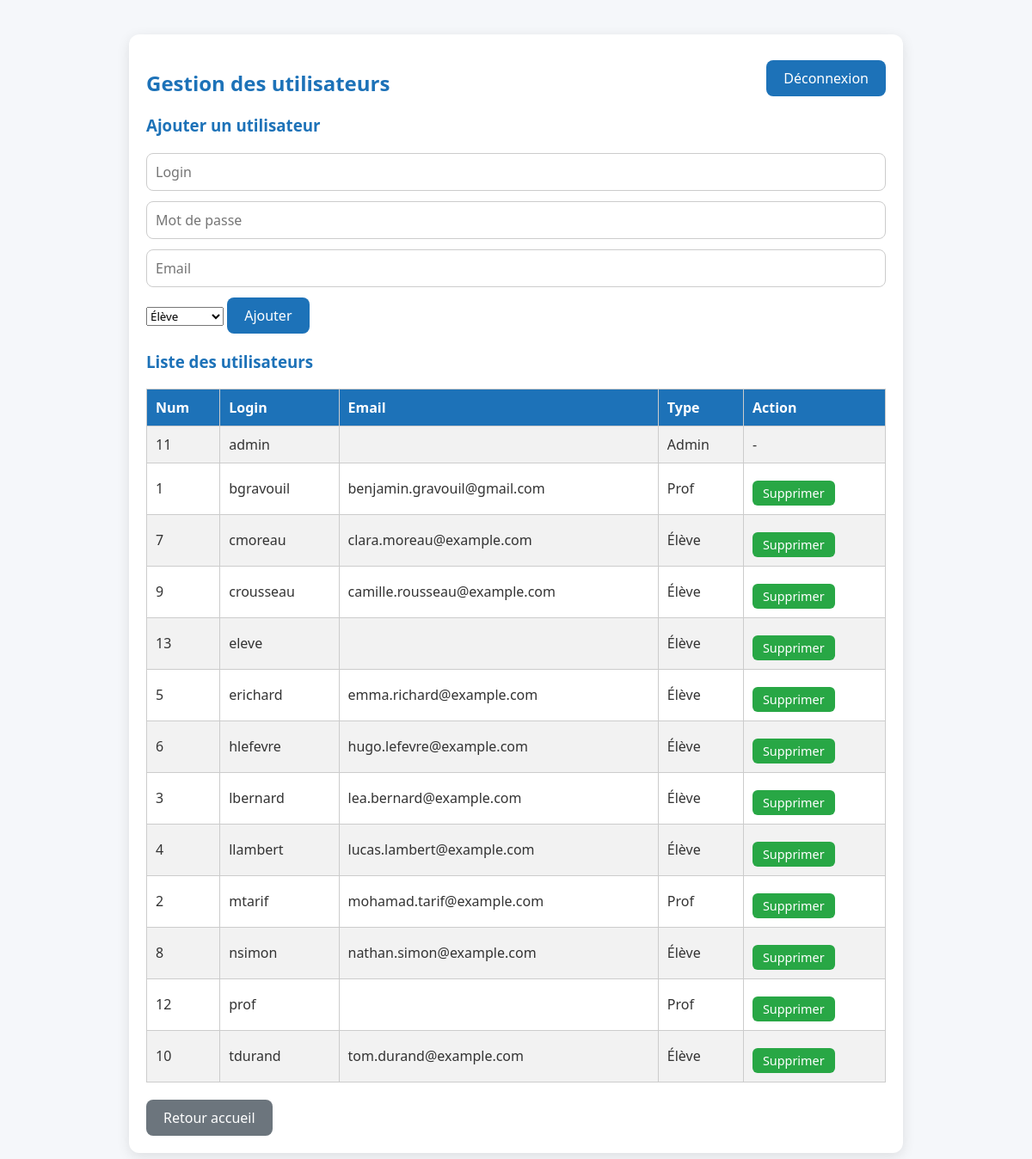
Page /stage/admin_utilisateur.php (signed in) on the committed database.
### tables this page shows
CREATE TABLE `utilisateur` (
  `num` int(10) NOT NULL,
  `nom` varchar(100) DEFAULT NULL,
  `prenom` varchar(100) DEFAULT NULL,
  `tel` int(20) DEFAULT NULL,
  `login` varchar(100) DEFAULT NULL,
  `motdepasse` varchar(100) DEFAULT NULL,
  `type` int(1) DEFAULT NULL,
  `email` varchar(100) DEFAULT NULL,
  `option` int(1) NOT NULL COMMENT '0 pour ELEVE; 1 pour PROF',
  `num_stage` int(10) DEFAULT NULL
);

### stage/admin_utilisateur.php (the view, shortened to what this page needs)
<?php
include '_conf.php';
$bdd = mysqli_connect($serveurBDD, $userBDD, $mdpBDD, $nomBDD);
$result_users = mysqli_query($bdd, "SELECT * FROM utilisateur ORDER BY login ASC");
?>
<!DOCTYPE html>
<html lang="fr">
<head>
    <link rel="stylesheet" href="style.css">
</head>
<body>
<div class="container">
    <form method="post">
        <button type="submit" name="byebye" class="logout-btn">Déconnexion</button>
    </form>
    <h2>Gestion des utilisateurs</h2>
    <h3>Ajouter un utilisateur</h3>
    <form method="post" class="user-form">
        <input type="text" name="login" placeholder="Login" required>
        <input type="password" name="mdp" placeholder="Mot de passe" required>
        <input type="email" name="email" placeholder="Email" required>
        <select name="type" required>
            <option value="0">Élève</option>
        </select>
        <input type="submit" name="add_user" value="Ajouter">
    </form>
    <h3>Liste des utilisateurs</h3>
    <table class="user-table">
        <tr>
            <th>Num</th>
            <th>Login</th>
            <th>Email</th>
            <th>Type</th>
            <th>Action</th>
        </tr>
        <?php while($user = mysqli_fetch_assoc($result_users)): ?>
        <tr>
            <td><?php echo $user['num']; ?></td>
            <td><?php echo $user['login']; ?></td>
            <td><?php echo $user['email']; ?></td>
            <td>
                <?php
                    echo $user['type']==0?'Élève':($user['type']==1?'Prof':'Admin');
                ?>
            </td>
            <td>
                <?php if($user['num'] != $_SESSION['id']):  ?>
                <a href="?delete=<?php echo $user['num']; ?>" class="btn-small delete-btn" onclick="return confirm('Supprimer cet utilisateur ?');">Supprimer</a>
                <?php else: ?>
                -
                <?php endif; ?>
            </td>
        </tr>
        <?php endwhile; ?>
    </table>
    <a href="accueuil.php" class="btn-secondary">Retour accueil</a>
</div>
</body>
</html>

### stage/style.css (style rules this page uses)
* { box-sizing: border-box; font-family: 'Segoe UI', Tahoma, Geneva, Verdana, sans-serif; }
body { margin: 0; padding: 0; background: #f5f7fa; color: #333; }
a { text-decoration: none; color: #1d72b8; }
.container { max-width: 900px; margin: 40px auto; padding: 20px; background: #fff; border-radius: 12px; box-shadow: 0 4px 15px rgba(0,0,0,0.1); }
h1, h2, h3, h4 { color: #1d72b8; }
form { margin: 20px 0; }
input[type="text"], input[type="password"], input[type="email"], textarea { width: 100%; padding: 10px; margin-bottom: 12px; border: 1px solid #ccc; border-radius: 8px; font-size: 1rem; transition: border 0.3s; }
input[type="submit"], button { background: #1d72b8; color: #fff; padding: 10px 20px; border: none; border-radius: 8px; font-size: 1rem; cursor: pointer; transition: background 0.3s; }
.btn-small { display: inline-block; padding: 5px 12px; font-size: 0.9rem; background: #28a745; color: #fff; border-radius: 6px; margin-top: 10px; text-align: center; }
.btn-secondary { display: inline-block; padding: 10px 20px; background: #6c757d; color: #fff; border-radius: 8px; }
.logout-btn { float: right; margin-top: -10px; margin-bottom: 20px; }
table { width: 100%; border-collapse: collapse; margin-bottom: 20px; }
table th, table td { padding: 10px; border: 1px solid #ccc; text-align: left; }
table th { background: #1d72b8; color: #fff; }
table tr:nth-child(even) { background: #f2f2f2; }

### rows in the picture
utilisateur: num "11", login "admin", type "Admin"
utilisateur: num "1", login "bgravouil", email "benjamin.gravouil@gmail.com", type "Prof"
utilisateur: num "7", login "cmoreau", email "clara.moreau@example.com", type "Élève"
utilisateur: num "9", login "crousseau", email "camille.rousseau@example.com", type "Élève"
utilisateur: num "13", login "eleve", type "Élève"
utilisateur: num "5", login "erichard", email "emma.richard@example.com", type "Élève"
utilisateur: num "6", login "hlefevre", email "hugo.lefevre@example.com", type "Élève"
utilisateur: num "3", login "lbernard", email "lea.bernard@example.com", type "Élève"
utilisateur: num "4", login "llambert", email "lucas.lambert@example.com", type "Élève"
utilisateur: num "2", login "mtarif", email "mohamad.tarif@example.com", type "Prof"
utilisateur: num "8", login "nsimon", email "nathan.simon@example.com", type "Élève"
utilisateur: num "12", login "prof", type "Prof"
utilisateur: num "10", login "tdurand", email "tom.durand@example.com", type "Élève"
